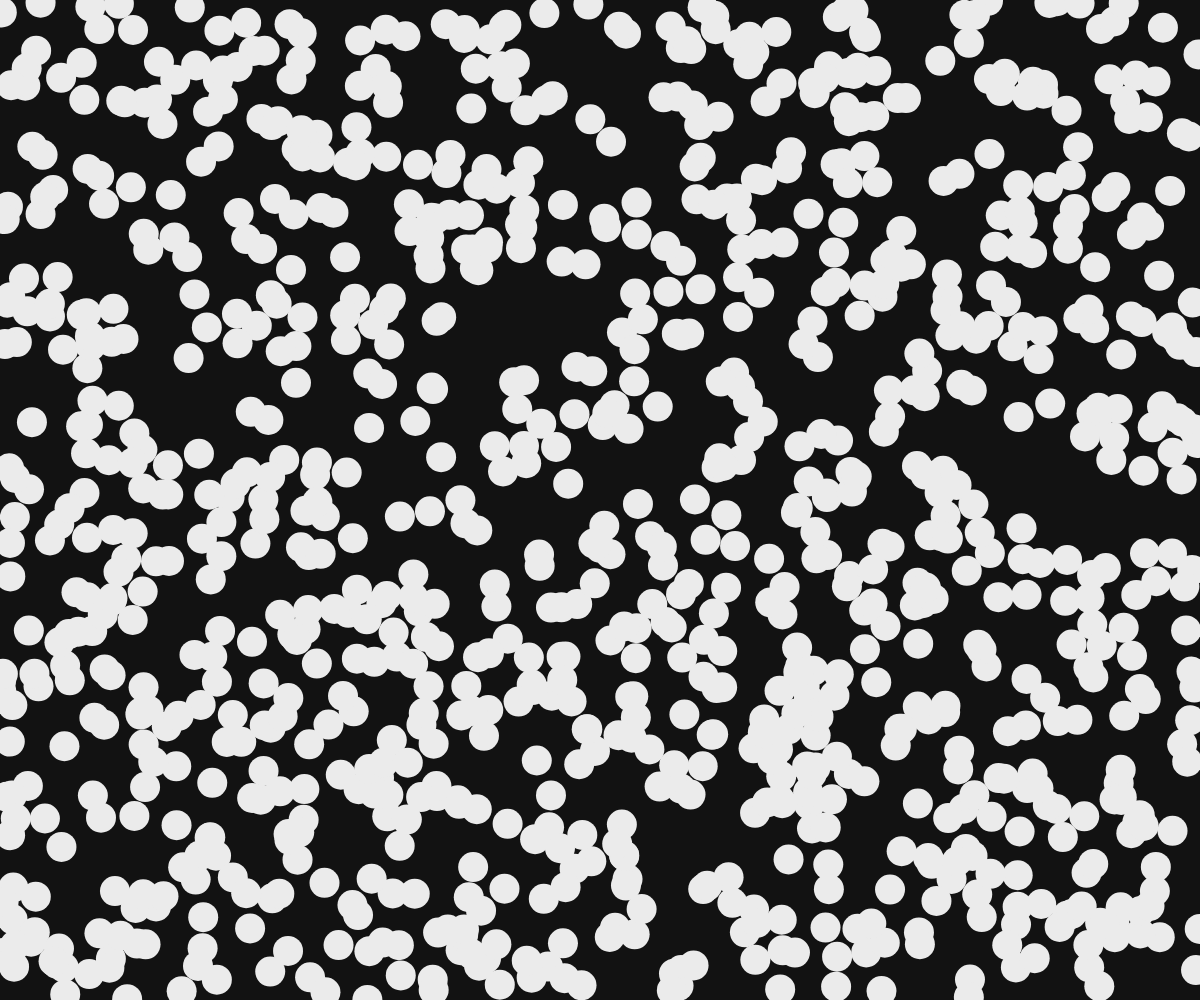
Frame 1 (no input)
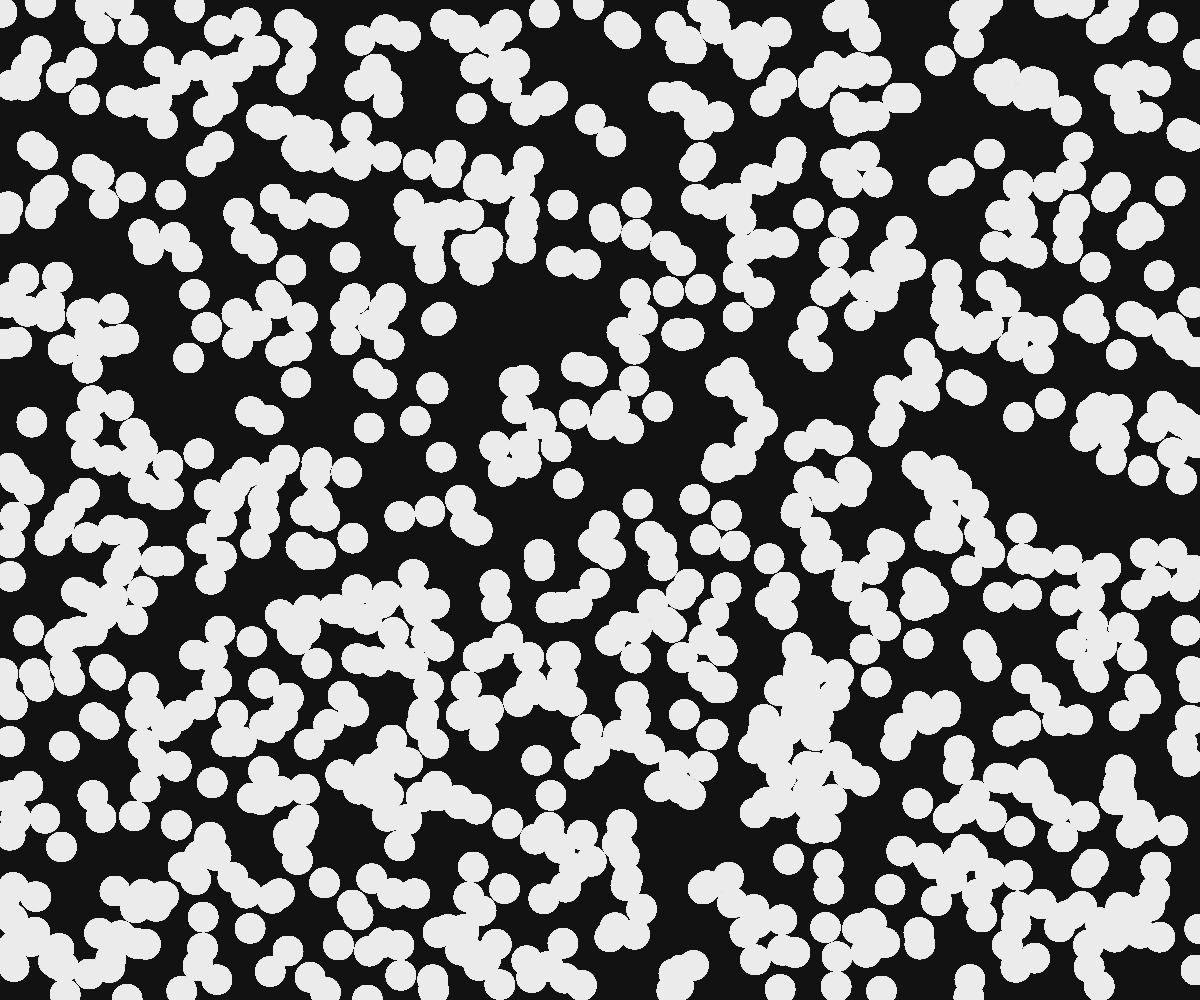
Frame 60 (no input)
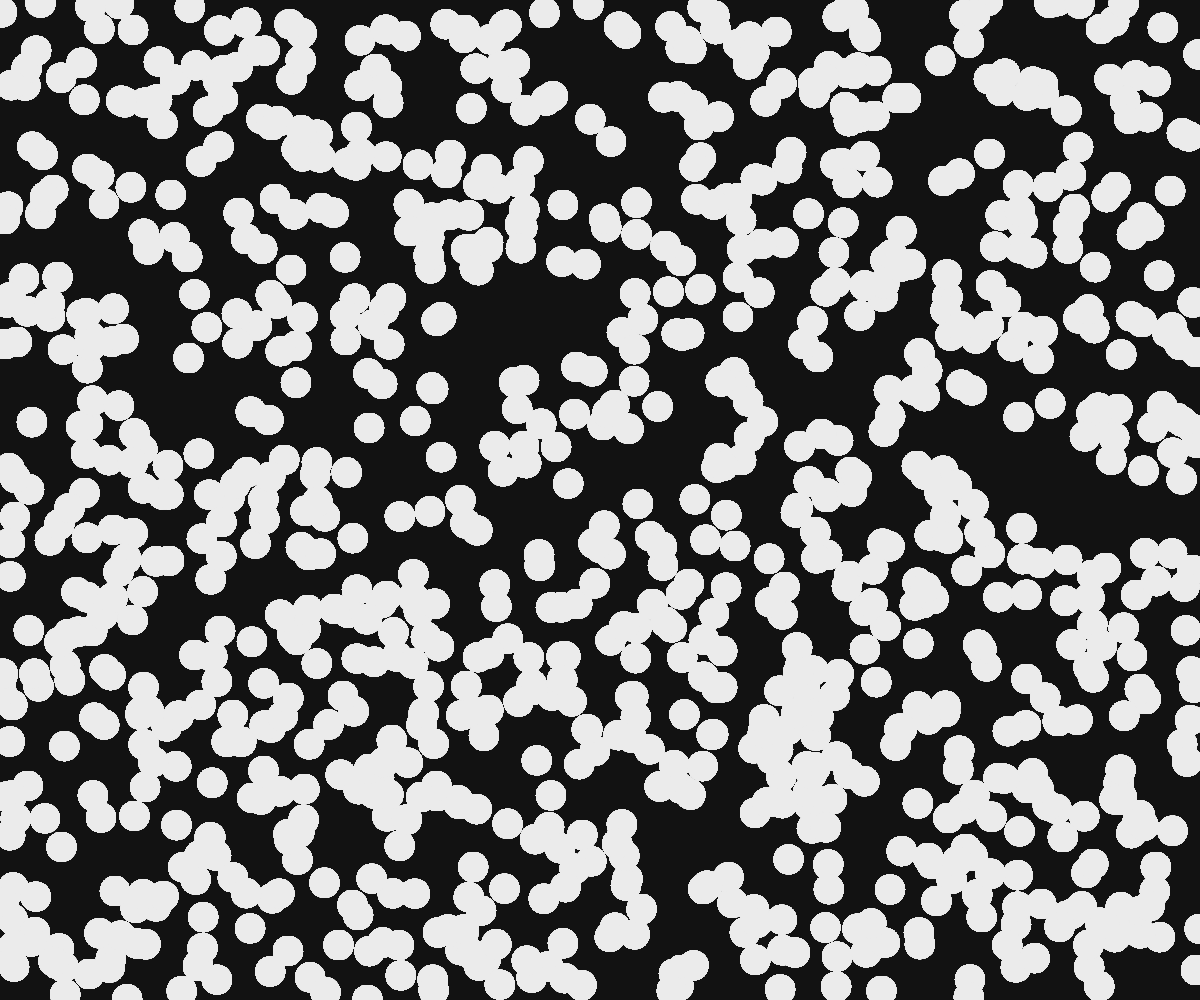
Frame 120 (the mouse pressed at the canvas centre since frame 60)

The p5.js sketch that drew these frames (run headless with seeded random() and noise() and a simulated clock; from frame 60 on, the mouse is pressed at the canvas centre):

// p5.js sketch
// ── sketch.js
function setup() {
  createCanvas(windowWidth, windowHeight);
  background('#121212');
}

function draw() {
  fill('#EBEBEB');
  noStroke();
  let dim = 30;
  let maxCircles = 1000;
  randomSeed(2);
  for(let i=1;i<=maxCircles;i++)
  {
    ellipse(random(width), random(height), dim);
  }
}
